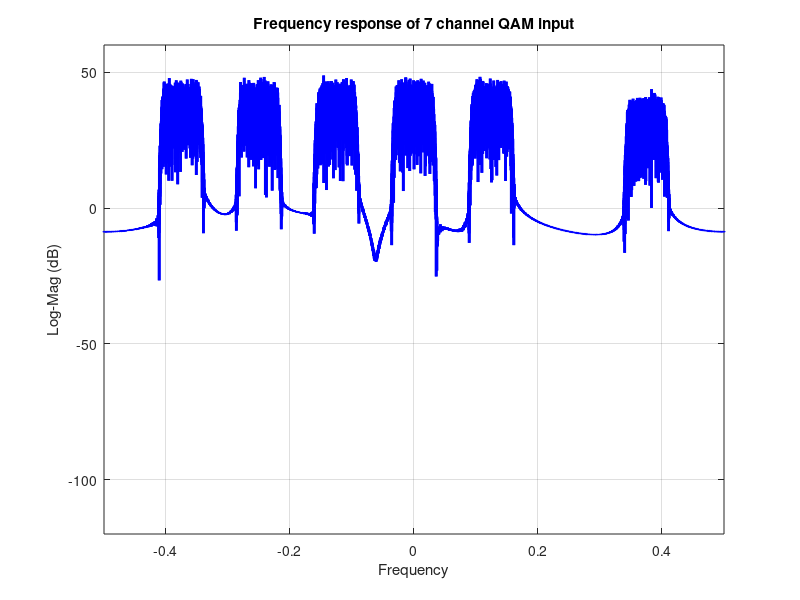
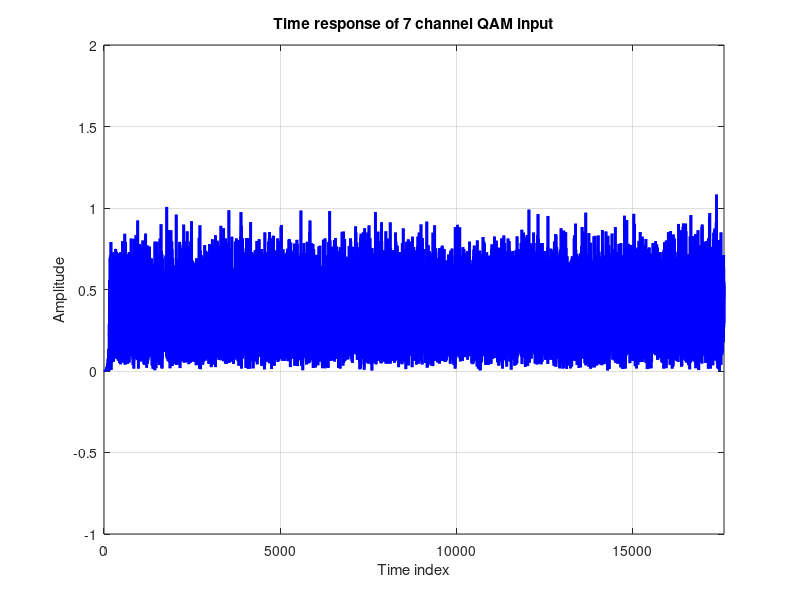

MATLAB code to generate these figures, in order: (Note: this script raises an error after producing the figures.)
h1=sinc(-10+1/16:1/16:10-1/16).*kaiser(319,6)';
x2=zeros(1,17600);
 
ff=[-3 -2 -1 0 1 2 3]/8;
aa=[ 1  1  1 1 1 0 0.5]/8;
N=1100; 

for k=1:7
    x0=(floor(2*rand(1,N))-0.5)/0.5+j*(floor(2*rand(1,N))-0.5)/0.5;
    x1=zeros(1,16*N);
    x1(1:16:16*N)=x0;
    x1=filter(h1,1,x1);
    x2=x2+aa(k)*(x1.*exp(j*2*pi*(0:16*N-1)*ff(k)));
end

f_x2=fftshift(20*log10(abs(fft(x2,32768))));

figure (1)
plot((-0.5:1/32768:0.5-1/32768),f_x2,'b','linewidth',2)    
grid on
axis([-0.5 0.5 -120 60])
title('Frequency response of 7 channel QAM input')
xlabel('Frequency')
ylabel('Log-Mag (dB)')


size_x2 = size(x2);
len_x2 = size_x2(2);

figure (2)
plot((0:len_x2-1),abs(x2),'b','linewidth',2)    
grid on
axis([0 len_x2-1 -1 2])
title('Time response of 7 channel QAM input')
xlabel('Time index')
ylabel('Amplitude')

%%Option 1

%%Digitally down convert each channel to baseband

x3=zeros(7,16*N);
for k=1:7
    x3(k,:) = x2.*exp(-j*2*pi*(0:16*N-1)*ff(k));
end

%% Remez low pass FIR filter 
fs = 80;
del_f = 4;
attenuation = 60;
taps = fs/del_f * (attenuation)/22;
taps = ceil(taps);


% Adjust taps to satisfy spec, taps is a multiple of 8 now %% 64
taps = taps + (8 - mod(taps,8)) + 8;

h = remez(taps-1,[0, 3, 7, 40]/40, {'myfrf', [1 1 0 0]}, [1 10]);
% Use Nyquist filter
%taps = 48;
%h=sinc(-2 + 1/(taps/4):1/(taps/4):2).*kaiser(taps,6)'/(sum(kaiser(taps,8))*1);
f_h=fftshift(20*log10(abs(fft(h,1024))));

size_h = size(h);
h_len = size_h(2);

%impulse response
x_impulse = [zeros(1,3000) 1 zeros(1,3000)];

%y_fir_impulse_len = 16*N+taps-1;
%y_fir_impulse =zeros(1,y_fir_impulse_len);

y_fir_impulse = zeros(1,6001);
reg = zeros(1,taps);

for n=1:1:6001
   reg=[x_impulse(n) reg(1:(taps - 1))];
   y_fir_impulse(n) = reg*h';
end

%y_fir_impulse = conv(h,x_impulse);

y_fir_impulse_size = size(y_fir_impulse);
y_fir_impulse_len = y_fir_impulse_size(2);
y_fir_impulse_down = zeros(1, floor(y_fir_impulse_len/8));

for k=1:floor(y_fir_impulse_len/8)
    y_fir_impulse_down(k) = y_fir_impulse(8*k);
end


figure (3)
subplot(2,1,1)
plot(0:6000,y_fir_impulse,'b','linewidth',2)
axis([-2 6002 -0.1 0.2])
grid on
title('Impulse Response, Prototype 64 taps Low Pass Filter')
xlabel('Time Index')
ylabel('Amplitude')
subplot(2,1,2)
plot((-0.5:1/8192:0.5-1/8192),fftshift(20*log10(abs(fft(y_fir_impulse,8192)))),'b','linewidth',2)
hold on
plot([-3/80 -3/80 3/80 3/80],[-120 0 0 -120],'r','linewidth',2)
plot([-0.5 -7/80 -7/80],[-60 -60 -20],'r','linewidth',2)
plot([ 7/80 7/80 0.5],[-20 -60 -60],'r','linewidth',2)
hold off
grid on
axis([-0.5 0.5 -120 10])
title('Frequency response of the Prototype 64 taps low pass Remez FIR Filter')
xlabel('Frequency')
ylabel('Log-Mag (dB)')

y3_len = 16*N;
reg = zeros(1,taps);
y3=zeros(7,y3_len);
y3_down = zeros(7, floor(y3_len/8));

for k=1:7
    reg = zeros(1,taps);
    for n=1:1:y3_len
        reg=[x3(k,n) reg(1:(taps - 1))];
        y3(k,n) = reg*h';
    end
end

for k=1:floor(y3_len/8)
    y3_down(:,k) = y3(:,8*k);
end

figure(4)
for k=1:7
    subplot(3,3,k)
    %f_y3=fftshift(20*log10(abs(fft(x3(k,:),8192))));
    f_y3=fftshift(20*log10(abs(fft(y3_down(k,:),8192))));
    plot((-0.5:1/8192:0.5-1/8192),fliplr(f_y3),'b','linewidth',2)    
    grid on
    axis([-0.5 0.5 -120 60])
    title('Frequency response of individual channel for FIR low pass filter',k)
    xlabel('Frequency')
    ylabel('Log-Mag (dB)')
end


figure(5)
for k=1:7
    subplot(3,3,k)
    plot((0:floor(y3_len/8)-1),abs(y3_down(k,:)),'b','linewidth',2)    
    grid on
    axis([-1 floor(y3_len/8) -1 1])
    title('Time response of individual channel for FIR low pass filter ', k)
    xlabel('Time index')
    ylabel('Amplitude')
end

%%Option 2
%8-path polyphase FIR filter


h2 = remez(taps-1,[0, 3, 7, 40]/40, {'myfrf', [1 1 0 0]}, [1 10]);
% Use Nyquist filter
%h2=sinc(-2 + 1/16:1/16:2).*kaiser(64,6)'/sum(kaiser(64,6));

%taps = 48;
%h=sinc(-2 + 1/(taps/4):1/(taps/4):2).*kaiser(taps,6)'/(sum(kaiser(taps,8))*1);
f_h2=fftshift(20*log10(abs(fft(h2,1024))));

%8-path polyphase FIR filter, 8 to 1 down sampling
%size_h2 = size(h2);
%taps_h2 = size_h2(2);

h2_8=reshape(h2*8,8,taps/8);

x_impulse = [zeros(1,3000) 1 zeros(1,3000)];
x2_prev = x2;
x2 = x_impulse;
x2_size = size(x2);
x2_len = x2_size(2);


fir_poly_impulse=zeros(8, x2_len);
reg = zeros(8,taps-7);
v0 = zeros(8,1);
v1 = zeros(8,x2_len);

h2_8_insert_zeros = zeros(8,taps-7);
for k=1:8
    h2_8_insert_zeros(:,8*k-7) = h2_8(:,k);
end    

for n=1:1:x2_len
   reg =[v0 reg(:,1:(taps - 8))];
   v0 = [x2(n) v0(1:7,1)']';    
   for k=1:8
    v1(k,n) = reg(k,:)*h2_8_insert_zeros(k,:)';
   end
   fir_poly_impulse(:,n) = ifft(v1(:,n),8)';
end

figure (6)
subplot(2,1,1)
plot(0:6000,fir_poly_impulse(1,:),'b','linewidth',2)
axis([-2 6002 -0.1 0.2])
grid on
title('Impulse Response, Prototype 64 taps Low Pass Filter')
xlabel('Time Index')
ylabel('Amplitude')
subplot(2,1,2)
plot((-0.5:1/8192:0.5-1/8192),fftshift(20*log10(abs(fft(fir_poly_impulse(1,:),8192)))),'b','linewidth',2)
hold on
plot([-3/80 -3/80 3/80 3/80],[-120 0 0 -120],'r','linewidth',2)
plot([-0.5 -7/80 -7/80],[-60 -60 -20],'r','linewidth',2)
plot([ 7/80 7/80 0.5],[-20 -60 -60],'r','linewidth',2)
hold off
grid on
axis([-0.5 0.5 -120 10])
title('Frequency response of the Prototype 64 taps low pass Remez FIR Filter')
xlabel('Frequency')
ylabel('Log-Mag (dB)')


 figure(18)
 hold on
 for k=1:8
    %subplot(3,3,k)
    %f_y4_clean=fftshift(20*log10(abs(fft(y4_clean(1,:),1024))));
    f_y4=fftshift(20*log10(abs(fft(fir_poly_impulse(k,:),8192))));
    plot((-0.5:1/8192:0.5-1/8192),f_y4,'b','linewidth',2)
    grid on
    axis([-0.5 0.5 -120 40])
    title('Frequency response of low pass polyphase FIR channel filter',k)
    xlabel('Frequency')
    ylabel('Log-Mag (dB)')
 end
 hold off

%clean up filter ( fs=10, del_f =4, N=8)
%h2_clean_up = remez(32-1,[0, 3, 4, 5]/5, {'myfrf', [1 1 0 0]}, [1 10]);
%f_h_clean_up=fftshift(20*log10(abs(fft(h2_clean_up,1024))));

reg=zeros(8,taps/8);
v0=zeros(8,1);

%FIR polyphase filter impulse response
x_impulse = [zeros(1,3000) 1 zeros(1,3000)];
x2 = x_impulse;

x2_size = size(x2);
x2_len = x2_size(2);
fir_poly_impulse_down=zeros(8, floor(x2_len/8));
v1=zeros(8,floor(x2_len/8));
m=1;
for n=1:8:8*floor(x2_len/8)
     v0=fliplr(x2(n:n+7)).';
     reg=[v0 reg(:,1:(taps/8 - 1))];
         for k=1:8
           v1(k,m)=reg(k,:)*h2_8(k,:)';
         end
        %ifft
     %y0(m)=sum(v1(:,m));
     fir_poly_impulse_down(:,m) = ifft(v1(:,m),8)';
     m=m+1;
end


%filter QAM signal

x2 = x2_prev;
x2_size = size(x2);
x2_len = x2_size(2);
y4_fir_poly=zeros(8, floor(x2_len/8));
v1=zeros(8,floor(x2_len/8));
m=1;
for n=1:8:8*floor(x2_len/8)
     v0=fliplr(x2(n:n+7)).';
     reg=[v0 reg(:,1:(taps/8 - 1))];
         for k=1:8
           v1(k,m)=reg(k,:)*h2_8(k,:)';
         end
        %ifft
     %y0(m)=sum(v1(:,m));
     y4_fir_poly(:,m) = ifft(v1(:,m),8)';
     m=m+1;
end


%h2_clean_up_size = size(h2_clean_up);
%h2_clean_up_len = h2_clean_up_size(2);
%y4_clean = zeros(8,h2_clean_up_len+m-2);

%for k=1:8
%  y4_clean(k,:) = conv(y4(k,:),h2_clean_up);
%end

%y1 = conv(h2,x2);

figure(7)
for k=1:8
    subplot(3,3,k)
    %f_y4_clean=fftshift(20*log10(abs(fft(y4_clean(1,:),1024))));
    f_y4_fir_poly=fftshift(20*log10(abs(fft(y4_fir_poly(k,:),1024))));
    plot((-0.5:1/1024:0.5-1/1024),f_y4_fir_poly,'b','linewidth',2)
    %plot((-0.5:1/1024:0.5-1/1024),f_h_clean_up,'b','linewidth',2)
    grid on
    axis([-0.5 0.5 -120 40])
    title('Frequency response of individual channel for polyphase FIR filter',k)
    xlabel('Frequency')
    ylabel('Log-Mag (dB)')
end



%Option 3, IIR low pass filter with linear phase


%%Digitally down convert each channel to baseband

x3=zeros(7,16*N);
for k=1:7
    x3(k,:) = x2.*exp(-j*2*pi*(0:16*N-1)*ff(k));
end

% Denominator Polynomials, path-0
% branch 0 - 24 Delays,     Z^(-24)

% Denominator Polynomials, path-1
%   (a0 Z^2  +  a1 Z^1  +  a2)

%a_path = zeros(paths,2,2*paths+1);

paths = 8;

a_path = zeros(8,2,17);

a_path(2,1,paths+1) = 0.3000581202376679;
a_path(2,2,paths+1) = -0.1900402095694197;
a_path(2,2,2*paths+1) = 0.02633139911243305;


% Denominator Polynomials, path-2



a_path(3,1,paths+1) = 0.4222035911739405;
a_path(3,2,paths+1) = -0.1989238080170467;
a_path(3,2,2*paths+1) = 0.03024784889553085;



% Denominator Polynomials, path-3

 a_path(4,1,paths+1) = 0.5254281202136269;
 a_path(4,2,paths+1) = -0.1852117598974453;
 a_path(4,2,2*paths+1) =  0.02859219142615069;


 % Denominator Polynomials, path-4



 a_path(5,1,paths+1) = 0.6212350941176464;
 a_path(5,2,paths+1) = -0.1599165480534598;
 a_path(5,2,2*paths+1) = 0.02421203546513172;


 % Denominator Polynomials, path-5



 a_path(6,1,paths+1) = 0.714275602892003;
 a_path(6,2,paths+1) = -0.1271271167937832;
 a_path(6,2,2*paths+1) = 0.01846501616252262;


 % Denominator Polynomials, path-6



 a_path(7,1,paths+1) = 0.807212346911608;
 a_path(7,2,paths+1) = -0.08885934163493368;
 a_path(7,2,2*paths+1) = 0.01216766845066991;



 % Denominator Polynomials, path-7


 a_path(8,1,paths+1) = 0.9019330309014866;
 a_path(8,2,paths+1) = -0.0462528555078691;
 a_path(8,2,2*paths+1) = 0.005875680228912086;



 reg = zeros(paths,3,3*paths);

 %reg = zeros(paths,4,5*paths);

 dly=zeros(1,paths-1);
 
 x0=[zeros(1,3000) 1 zeros(1,3000)];
 %x0 = x2;

 sm = zeros(paths,2);

 x0_size = size(x0);
 x0_len = x0_size(2);
 len_y = floor(x0_len/paths);

 y=zeros(1,paths*len_y);
 y0=zeros(1,paths*len_y);


 for n=1:1:paths*len_y

    for k=2:1:paths
       sm(k,1)=(dly(k-1)-reg(k,2,1*paths))*a_path(k,1,(paths + 1))+reg(k,1,1*paths);
       sm(k,2)=(sm(k,1)-reg(k,3,2*paths))*a_path(k,2,(2*paths + 1))+(reg(k,2,1*paths)-reg(k,3,1*paths))*a_path(k,2,(paths + 1))+reg(k,2,2*paths);
    end

 sm(1,2) = reg(1,1,3*paths);
   
 y(n) = 1/8 * (sm(1,2) + sm(2,2) + sm(3,2) + sm(4,2) + sm(5,2) + sm(6,2) + sm(7,2) + sm(8,2));

 for k=2:paths
   reg(k,1,2:3*paths)= reg(k,1,1:3*paths-1);
   reg(k,2,2:3*paths)= reg(k,2,1:3*paths-1);
   reg(k,3,2:3*paths)= reg(k,3,1:3*paths-1);

  

   reg(k,1,1)= dly(k-1);
   reg(k,2,1)=sm(k,1);
   reg(k,3,1)=sm(k,2);
   
  
 end

 dly= [x0(n) dly(1:paths-2)];

 reg(1,1,2:3*paths)= reg(1,1,1:3*paths-1);
 reg(1,1,1)= x0(n);

 
 end

out_iir_linear_impulse = y;


out_iir_linear_impulse_down = zeros(1,len_y);

for k=1:len_y
    out_iir_linear_impulse_down(k) = out_iir_linear_impulse(8*k);
end


figure(8)
subplot(2,1,1)
plot((0:paths*len_y-1),out_iir_linear_impulse(1,:),'b','linewidth',2)
grid on
axis([-1 paths*len_y+1 -1 1])
title('Impulse response of IIR linear phase filter')
xlabel('Time index')
ylabel('Amplitude')
subplot(2,1,2)
f_out_iir_linear_impulse=fftshift(20*log10(abs(fft(out_iir_linear_impulse(1,:),8192))));
plot((-0.5:1/8192:0.5-1/8192),f_out_iir_linear_impulse,'b','linewidth',2)
hold on
plot([-3/80 -3/80 3/80 3/80],[-120 0 0 -120],'r','linewidth',2)
plot([-0.5 -7/80 -7/80],[-60 -60 -20],'r','linewidth',2)
plot([ 7/80 7/80 0.5],[-20 -60 -60],'r','linewidth',2)
hold off
grid on
axis([-0.5 0.5 -120 40])
title('Frequency response of IIR linear phase filter')
xlabel('Frequency')
ylabel('Log-Mag (dB)')


%% Filter the 7 QAM signal

x0 = x3(1,:);
x0_size = size(x0);
len_y = x0_size(2);
paths = 8;

out_iir_linear_qam_down = zeros(7,floor(len_y/8));
y = zeros(7,8*floor(len_y/8));

for p=1:7

    x0 = x3(p,:);
    reg = zeros(paths,3,3*paths);

    dly=zeros(1,paths-1);

    sm = zeros(paths,2);

    for n=1:1:len_y

      for k=2:1:paths
         sm(k,1)=(dly(k-1)-reg(k,2,1*paths))*a_path(k,1,(paths + 1))+reg(k,1,1*paths);
         sm(k,2)=(sm(k,1)-reg(k,3,2*paths))*a_path(k,2,(2*paths + 1))+(reg(k,2,1*paths)-reg(k,3,1*paths))*a_path(k,2,(paths + 1))+reg(k,2,2*paths);
      end

    sm(1,2) = reg(1,1,3*paths);
   
    y(p,n) = 1/8 * (sm(1,2) + sm(2,2) + sm(3,2) + sm(4,2) + sm(5,2) + sm(6,2) + sm(7,2) + sm(8,2));


    for k=2:paths
        reg(k,1,2:3*paths)= reg(k,1,1:3*paths-1);
        reg(k,2,2:3*paths)= reg(k,2,1:3*paths-1);
        reg(k,3,2:3*paths)= reg(k,3,1:3*paths-1);

        reg(k,1,1)= dly(k-1);
        reg(k,2,1)=sm(k,1);
        reg(k,3,1)=sm(k,2);
    end

    dly= [x0(n) dly(1:paths-2)];

    reg(1,1,2:3*paths)= reg(1,1,1:3*paths-1);
    reg(1,1,1)= x0(n);

 
    end

end

out_iir_linear_qam = y;

for k=1:floor(len_y/8)
    out_iir_linear_qam_down(:,k) = out_iir_linear_qam(:,8*k);
end


 figure(9)
 for k=1:7
    subplot(3,3,k)
    f_out_iir_linear_qam_down=fftshift(20*log10(abs(fft(out_iir_linear_qam_down(k,:),1024))));
    plot((-0.5:1/1024:0.5-1/1024),f_out_iir_linear_qam_down,'b','linewidth',2)    
    grid on
    axis([-0.5 0.5 -120 40])
    title('Frequency response of individual channel for IIR linear phase filter ', k)
    xlabel('Frequency')
    ylabel('Log-Mag (dB)')
 end


 figure(10)
 for k=1:7
    subplot(3,3,k)
    plot((0:floor(len_y/8)-1),(abs(out_iir_linear_qam_down(k,:))),'b','linewidth',2)    
    grid on
    axis([-1 floor(len_y/8)+1 -2 2])
    title('Time response of individual channel using IIR linear phase filter ', k)
    xlabel('Time index')
    ylabel('Amplitude')
 end
 
 

%Option 4: 8 path IIR linear polyphase filter (8 to 1 downsample)

% Denominator Polynomials, path-0
% branch 0 - 24 Delays,     Z^(-24)

% Denominator Polynomials, path-1
%   (a0 Z^2  +  a1 Z^1  +  a2)

%a_path = zeros(paths,2,2*paths+1);

paths = 8;

a_path = zeros(8,2,17);

a_path(2,1,paths+1) = 0.3000581202376679;
a_path(2,2,paths+1) = -0.1900402095694197;
a_path(2,2,2*paths+1) = 0.02633139911243305;


% Denominator Polynomials, path-2



a_path(3,1,paths+1) = 0.4222035911739405;
a_path(3,2,paths+1) = -0.1989238080170467;
a_path(3,2,2*paths+1) = 0.03024784889553085;



% Denominator Polynomials, path-3

 a_path(4,1,paths+1) = 0.5254281202136269;
 a_path(4,2,paths+1) = -0.1852117598974453;
 a_path(4,2,2*paths+1) =  0.02859219142615069;


 % Denominator Polynomials, path-4



 a_path(5,1,paths+1) = 0.6212350941176464;
 a_path(5,2,paths+1) = -0.1599165480534598;
 a_path(5,2,2*paths+1) = 0.02421203546513172;


 % Denominator Polynomials, path-5



 a_path(6,1,paths+1) = 0.714275602892003;
 a_path(6,2,paths+1) = -0.1271271167937832;
 a_path(6,2,2*paths+1) = 0.01846501616252262;


 % Denominator Polynomials, path-6



 a_path(7,1,paths+1) = 0.807212346911608;
 a_path(7,2,paths+1) = -0.08885934163493368;
 a_path(7,2,2*paths+1) = 0.01216766845066991;



 % Denominator Polynomials, path-7


 a_path(8,1,paths+1) = 0.9019330309014866;
 a_path(8,2,paths+1) = -0.0462528555078691;
 a_path(8,2,2*paths+1) = 0.005875680228912086;



 reg = zeros(paths,3,3*paths);

 %reg = zeros(paths,4,5*paths);

 dly=zeros(1,paths-1);
 
 x0=[zeros(1,3000) 1 zeros(1,3000)];
 %x0 = x2;

 sm = zeros(paths,2);

 x0_size = size(x0);
 x0_len = x0_size(2);
 len_y = floor(x0_len/paths);

 y=zeros(paths,paths*len_y);
 y0=zeros(1,paths*len_y);

 m = 1;

 for n=1:1:paths*len_y

    for k=2:1:paths
       sm(k,1)=(dly(k-1)-reg(k,2,1*paths))*a_path(k,1,(paths + 1))+reg(k,1,1*paths);
       sm(k,2)=(sm(k,1)-reg(k,3,2*paths))*a_path(k,2,(2*paths + 1))+(reg(k,2,1*paths)-reg(k,3,1*paths))*a_path(k,2,(paths + 1))+reg(k,2,2*paths);
    end

 sm(1,2) = reg(1,1,3*paths);
   
 y(:,n) = ifft(sm(:,2),paths)';

 %if n==8800
 %    reg(1,1,1*paths)
 %    reg(1,1,2*paths)
 %    reg(1,1,3*paths)
 %    %sm(:,2)
 %    %y(:,n)
 %end 

 for k=2:paths
   reg(k,1,2:3*paths)= reg(k,1,1:3*paths-1);
   reg(k,2,2:3*paths)= reg(k,2,1:3*paths-1);
   reg(k,3,2:3*paths)= reg(k,3,1:3*paths-1);

  

   reg(k,1,1)= dly(k-1);
   reg(k,2,1)=sm(k,1);
   reg(k,3,1)=sm(k,2);
   
  
 end

 dly= [x0(n) dly(1:paths-2)];

 reg(1,1,2:3*paths)= reg(1,1,1:3*paths-1);
 reg(1,1,1)= x0(n);

 
 end



 figure(11)
 %for k=1:paths
    %subplot(3,3,k)
    %f_y4_clean=fftshift(20*log10(abs(fft(y4_clean(1,:),1024))));
    f_y4=fftshift(20*log10(abs(fft(y(1,:),8192))));
    plot((-0.5:1/8192:0.5-1/8192),f_y4,'b','linewidth',2)
    grid on
    axis([-0.5 0.5 -120 40])
    hold on
    plot([-3/80 -3/80 3/80 3/80],[-120 0 0 -120],'r','linewidth',2)
    plot([-0.5 -7/80 -7/80],[-60 -60 -20],'r','linewidth',2)
    plot([ 7/80 7/80 0.5],[-20 -60 -60],'r','linewidth',2)
    hold off
    title('Frequency response of prototype low pass polyphase IIR filter',k)
    xlabel('Frequency')
    ylabel('Log-Mag (dB)')
 %end


 figure(17)
 hold on
 for k=1:paths
    %subplot(3,3,k)
    %f_y4_clean=fftshift(20*log10(abs(fft(y4_clean(1,:),1024))));
    f_y4=fftshift(20*log10(abs(fft(y(k,:),8192))));
    plot((-0.5:1/8192:0.5-1/8192),f_y4,'b','linewidth',2)
    grid on
    axis([-0.5 0.5 -120 40])
    title('Frequency response of low pass polyphase IIR channel filter',k)
    xlabel('Frequency')
    ylabel('Log-Mag (dB)')
 end
 hold off

 figure(12)
 %for k=1:paths
 %   subplot(3,3,k)
    plot((0:paths*len_y - 1),abs(y(1,:)),'b','linewidth',2)
    grid on
    axis([-1 paths*len_y - 1 -0.5 0.5])
    title('Impulse response of prototype low pass polyphase IIR filter',k)
    xlabel('Time index')
    ylabel('Amplitude')
 %end
 
 y_down_ref = y(1,2:paths:paths*len_y)*8;

 %Downsampling 

 reg = zeros(paths,3,3*paths);

 %reg = zeros(paths,4,5*paths);

 dly=zeros(1,paths-1);


 %impulse response

 x0=[zeros(1,3000) 1 zeros(1,3000)];

 sm = zeros(paths,2);

 x0_size = size(x0);
 x0_len = x0_size(2);
 len_y = floor(x0_len/paths);

 y_iir_poly_impulse_down = zeros(paths,len_y);

 m = 1;

 for n=paths:paths:paths*len_y

    for k=2:1:paths
       sm(k,1)=(dly(k-1)-reg(k,2,1*paths))*a_path(k,1,(paths + 1))+reg(k,1,1*paths);
       sm(k,2)=(sm(k,1)-reg(k,3,2*paths))*a_path(k,2,(2*paths + 1))+(reg(k,2,1*paths)-reg(k,3,1*paths))*a_path(k,2,(paths + 1))+reg(k,2,2*paths);
    end

 sm(1,2) = reg(1,1,3*paths);

 

 y_iir_poly_impulse_down(:,m) = ifft(sm(:,2),paths)';



 for k=2:paths

   reg(k,1,paths + 1:3*paths)= reg(k,1,1:2*paths);
   reg(k,2,paths + 1:3*paths)= reg(k,2,1:2*paths);
   reg(k,3,paths + 1:3*paths)= reg(k,3,1:2*paths);

   reg(k,1,paths)= dly(k-1);
   reg(k,2,paths)=sm(k,1);
   reg(k,3,paths)=sm(k,2);
   
  
 end

 reg(1,1,paths+1:3*paths)= reg(1,1,1:2*paths);

 dly= fliplr(x0(n-paths+1:n-1));
 
 if n>paths
 reg(1,1,paths)= x0(n-paths);
 end

 m = m + 1;

 end


 %filter QAM signal

 reg = zeros(paths,3,3*paths);

 x0 = x2;
 sm = zeros(paths,2);

 x0_size = size(x0);
 x0_len = x0_size(2);
 len_y = floor(x0_len/paths);

 y_iir_poly=zeros(paths,len_y);

 m = 1;

 for n=paths:paths:paths*len_y

    for k=2:1:paths
       sm(k,1)=(dly(k-1)-reg(k,2,1*paths))*a_path(k,1,(paths + 1))+reg(k,1,1*paths);
       sm(k,2)=(sm(k,1)-reg(k,3,2*paths))*a_path(k,2,(2*paths + 1))+(reg(k,2,1*paths)-reg(k,3,1*paths))*a_path(k,2,(paths + 1))+reg(k,2,2*paths);
    end

 sm(1,2) = reg(1,1,3*paths);

 

 y_iir_poly(:,m) = ifft(sm(:,2),paths)';

  %if m==1101 
  %   reg(1,1,1*paths)
  %   reg(1,1,2*paths)
  %   reg(1,1,3*paths)
  %   %sm(:,2)
  %   %y_down(:,m)/8
  %end  

 for k=2:paths

   reg(k,1,paths + 1:3*paths)= reg(k,1,1:2*paths);
   reg(k,2,paths + 1:3*paths)= reg(k,2,1:2*paths);
   reg(k,3,paths + 1:3*paths)= reg(k,3,1:2*paths);

   reg(k,1,paths)= dly(k-1);
   reg(k,2,paths)=sm(k,1);
   reg(k,3,paths)=sm(k,2);
   
  
 end

 reg(1,1,paths+1:3*paths)= reg(1,1,1:2*paths);

 %dly= [x0(n) dly(1:paths-2)];

 %dly= fliplr(x0(n:n+paths-2));

 dly= fliplr(x0(n-paths+1:n-1));
 
 if n>paths
 reg(1,1,paths)= x0(n-paths);
 end
 
 %reg(1,1,paths)= x0(n+paths-1);

 m = m + 1;

 end


 %figure(5)
 %subplot(2,1,1)
 %plot(1:len_y,y_down(1,1:len_y),'b','linewidth',2)
 %grid on
 %axis([0 len_y -0.2 0.6])
 %title('Impulse Rresponse')
 %xlabel('Time Index')
 %ylabel('Amplitude')
 %text(20, 0.2,'9-th Order Filter, 4 Multiplies')


 figure(13)
 for k=1:paths
    subplot(3,3,k)
    %f_y4_clean=fftshift(20*log10(abs(fft(y4_clean(1,:),1024))));
    f_y_iir_poly=fftshift(20*log10(abs(fft(y_iir_poly(k,:),1024))));
    plot((-0.5:1/1024:0.5-1/1024),f_y_iir_poly,'b','linewidth',2)
    grid on
    axis([-0.5 0.5 -120 40])
    title('Frequency response of output at channel for polyphase IIR filter',k)
    xlabel('Frequency')
    ylabel('Log-Mag (dB)')
 end

 figure(14)
 %for k=1:8
    %subplot(3,3,k)
    %f_y4_clean=fftshift(20*log10(abs(fft(y4_clean(1,:),1024))));
    f_y3_fir=fftshift(20*log10(abs(fft(y3_down(4,:),1024))));
    f_y4_fir_poly=fftshift(20*log10(abs(fft(y4_fir_poly(1,:),1024))));
    f_out_iir_linear_qam_down=fftshift(20*log10(abs(fft(out_iir_linear_qam_down(4,:),1024))));
    f_y_iir_poly=fftshift(20*log10(abs(fft(y_iir_poly(1,:),1024))));
    subplot(2,2,1)
    plot((-0.5:1/1024:0.5-1/1024),fliplr(f_y3_fir),'b','linewidth',2)
    title('Frequency response of output at baseband with FIR filter',k)
    grid on
    axis([-0.5 0.5 -120 40])
    subplot(2,2,2)
    plot((-0.5:1/1024:0.5-1/1024),f_y4_fir_poly,'b','linewidth',2)
    title('Frequency response of output at baseband with polyphase FIR filter',k)
    axis([-0.5 0.5 -120 40])
    grid on
    subplot(2,2,3)
    plot((-0.5:1/1024:0.5-1/1024),fliplr(f_out_iir_linear_qam_down),'b','linewidth',2)
    title('Frequency response of output at baseband with IIR filter',k)
    grid on
    axis([-0.5 0.5 -120 40])
    subplot(2,2,4)
    plot((-0.5:1/1024:0.5-1/1024),f_y_iir_poly,'b','linewidth',2)
    title('Frequency response of output at baseband with polyphase IIR filter',k)
    %plot((-0.5:1/1024:0.5-1/1024),f_y4_clean,'b','linewidth',2)
    %plot((-0.5:1/1024:0.5-1/1024),f_h_clean_up,'b','linewidth',2)
    grid on
    axis([-0.5 0.5 -120 40])
    xlabel('Frequency')
    ylabel('Log-Mag (dB)')
 %end
 

 figure(15)
 %for k=1:8
    %subplot(3,3,k)
    subplot(2,2,1)
    plot((0:749),8*y_fir_impulse_down,'b','linewidth',2)
    title('Impulse response of FIR filter after downsampling')
    grid on
    axis([-2 752 -2 2])
    subplot(2,2,2)
    plot((0:749),8*fir_poly_impulse_down(1,:),'b','linewidth',2)
    title('Impulse response of polyphase FIR filter after downsampling')
    axis([-2 752 -2 2])
    grid on
    subplot(2,2,3)
    plot((0:749),8*out_iir_linear_impulse_down,'b','linewidth',2)
    title('Impulse response of IIR filter after downsampling')
    grid on
    axis([-2 752 -2 2])
    subplot(2,2,4)
    plot((0:749),8*y_iir_poly_impulse_down(1,:),'b','linewidth',2)
    title('Impulse response of polyphase IIR filter after downsampling')
    %plot((-0.5:1/1024:0.5-1/1024),f_y4_clean,'b','linewidth',2)
    %plot((-0.5:1/1024:0.5-1/1024),f_h_clean_up,'b','linewidth',2)
    grid on
    axis([-2 752 -2 2])
    xlabel('Frequency')
    ylabel('Log-Mag (dB)')
 %end


 figure(16)
 %for k=1:8
    %subplot(3,3,k)
    %f_y4_clean=fftshift(20*log10(abs(fft(y4_clean(1,:),1024))));
    f_y3_fir=fftshift(20*log10(8*abs(fft(y_fir_impulse_down,1024))));
    f_y4_fir_poly=fftshift(20*log10(8*abs(fft(fir_poly_impulse_down(1,:),1024))));
    f_out_iir_linear_impulse=fftshift(20*log10(8*abs(fft(out_iir_linear_impulse_down,1024))));
    f_y_iir_poly=fftshift(20*log10(8*abs(fft(y_iir_poly_impulse_down(1,:),1024))));
    subplot(2,2,1)
    plot((-0.5:1/1024:0.5-1/1024),f_y3_fir,'b','linewidth',2)
    title('Frequency response of FIR filter after downsampling')
    grid on
    axis([-0.5 0.5 -120 40])
    subplot(2,2,2)
    plot((-0.5:1/1024:0.5-1/1024),f_y4_fir_poly,'b','linewidth',2)
    title('Frequency response of polyphase FIR filter after downsampling')
    axis([-0.5 0.5 -120 40])
    grid on
    subplot(2,2,3)
    plot((-0.5:1/1024:0.5-1/1024),f_out_iir_linear_impulse,'b','linewidth',2)
    title('Frequency response of IIR filter after downsampling')
    grid on
    axis([-0.5 0.5 -120 40])
    subplot(2,2,4)
    plot((-0.5:1/1024:0.5-1/1024),f_y_iir_poly,'b','linewidth',2)
    title('Frequency response of polyphase IIR filter after downsampling')
    %plot((-0.5:1/1024:0.5-1/1024),f_y4_clean,'b','linewidth',2)
    %plot((-0.5:1/1024:0.5-1/1024),f_h_clean_up,'b','linewidth',2)
    grid on
    axis([-0.5 0.5 -120 40])
    xlabel('Frequency')
    ylabel('Log-Mag (dB)')
 %end




 